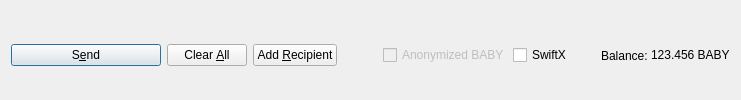
         <widget class="QFrame" name="frame_Send">
          <layout class="QHBoxLayout" name="horizontalLayout">
           <property name="bottomMargin">
            <number>0</number>
           </property>
           <item>
            <widget class="QPushButton" name="sendButton">
             <property name="minimumSize">
              <size>
               <width>150</width>
               <height>0</height>
              </size>
             </property>
             <property name="toolTip">
              <string>Confirm the send action</string>
             </property>
             <property name="text">
              <string>S&amp;end</string>
             </property>
             <property name="icon">
              <iconset resource="../baby.qrc">
               <normaloff>:/icons/send</normaloff>:/icons/send</iconset>
             </property>
             <property name="autoDefault">
              <bool>false</bool>
             </property>
             <property name="default">
              <bool>true</bool>
             </property>
            </widget>
           </item>
           <item>
            <widget class="QPushButton" name="clearButton">
             <property name="sizePolicy">
              <sizepolicy hsizetype="Minimum" vsizetype="Fixed">
               <horstretch>0</horstretch>
               <verstretch>0</verstretch>
              </sizepolicy>
             </property>
             <property name="toolTip">
              <string>Clear all fields of the form.</string>
             </property>
             <property name="text">
              <string>Clear &amp;All</string>
             </property>
             <property name="icon">
              <iconset resource="../baby.qrc">
               <normaloff>:/icons/remove</normaloff>:/icons/remove</iconset>
             </property>
             <property name="autoDefault">
              <bool>false</bool>
             </property>
            </widget>
           </item>
           <item>
            <widget class="QPushButton" name="addButton">
             <property name="toolTip">
              <string>Send to multiple recipients at once</string>
             </property>
             <property name="text">
              <string>Add &amp;Recipient</string>
             </property>
             <property name="icon">
              <iconset resource="../baby.qrc">
               <normaloff>:/icons/add</normaloff>:/icons/add</iconset>
             </property>
             <property name="autoDefault">
              <bool>false</bool>
             </property>
            </widget>
           </item>
           <item>
            <spacer name="horizontalSpacer">
             <property name="orientation">
              <enum>Qt::Horizontal</enum>
             </property>
             <property name="sizeHint" stdset="0">
              <size>
               <width>40</width>
               <height>20</height>
              </size>
             </property>
            </spacer>
           </item>
           <item>
            <layout class="QHBoxLayout" name="horizontalLayout_2">
             <property name="spacing">
              <number>3</number>
             </property>
             <item>
              <widget class="QCheckBox" name="checkzBABY">
               <property name="enabled">
                <bool>false</bool>
               </property>
               <property name="text">
                <string>Anonymized BABY</string>
               </property>
              </widget>
             </item>
             <item>
              <widget class="QCheckBox" name="checkSwiftTX">
               <property name="enabled">
                <bool>true</bool>
               </property>
               <property name="minimumSize">
                <size>
                 <width>85</width>
                 <height>0</height>
                </size>
               </property>
               <property name="text">
                <string>SwiftX</string>
               </property>
              </widget>
             </item>
             <item>
              <widget class="QLabel" name="label">
               <property name="text">
                <string>Balance:</string>
               </property>
              </widget>
             </item>
             <item>
              <widget class="QLabel" name="labelBalance">
               <property name="sizePolicy">
                <sizepolicy hsizetype="Preferred" vsizetype="Fixed">
                 <horstretch>0</horstretch>
                 <verstretch>0</verstretch>
                </sizepolicy>
               </property>
               <property name="cursor">
                <cursorShape>IBeamCursor</cursorShape>
               </property>
               <property name="text">
                <string notr="true">123.456 BABY</string>
               </property>
               <property name="textInteractionFlags">
                <set>Qt::LinksAccessibleByMouse|Qt::TextSelectableByKeyboard|Qt::TextSelectableByMouse</set>
               </property>
              </widget>
             </item>
            </layout>
           </item>
          </layout>
         </widget>
